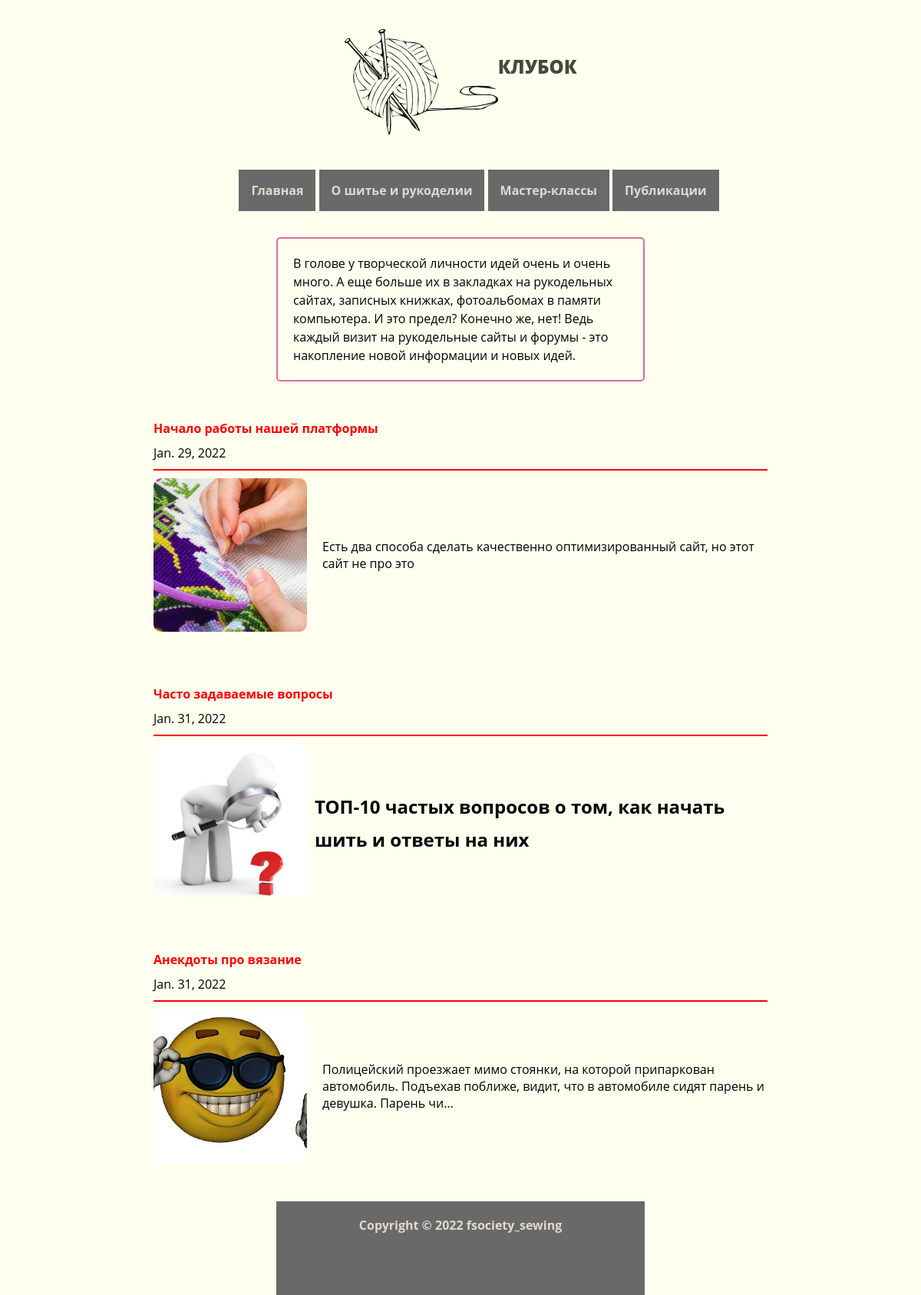
The page /post-list/ on the database its author committed.
### Sewing_site/models.py (models this page shows, shortened)
class Post(models.Model):
	photo_of_preview_post = models.ImageField("Изображение заставки статьи", upload_to = 'photo_of_preview_post/' )
	date_of_post = models.DateField("Дата статьи", default = date.today)
	name_of_post = models.CharField("Название статьи", max_length = 64)
	text_of_post = models.TextField("Текст статьи")
	def get_absolute_url(self):
		return reverse("post-details", kwargs={"pk": self.id})
	class Meta:
		verbose_name = "Статья"
		verbose_name_plural = "Статьи"

### Sewing_site/views.py (the view)
# urls.py: path('post-list/', views.PostsView.as_view(), name = "post-list"),
class PostsView(ListView):
	model = Post
	queryset = Post.objects.all()
	template_name = "Sewing_site/post_list.html"

### Sewing_site/templates/Sewing_site/post_list.html (shortened to what this page needs)
{% extends 'Sewing_site/base.html' %}
{% block content %}
<div class = "content-text">
<p>В голове у творческой личности идей очень и очень много. А еще больше их в закладках на рукодельных сайтах, записных книжках, фотоальбомах в памяти компьютера. И это предел? Конечно же, нет! Ведь каждый визит на рукодельные сайты и форумы - это накопление новой информации и новых идей.</p>
</div>
  {% for post in object_list %}
  <div class = "content-list">
    <div class = "content-list-lable">
      <a href="{{ post.get_absolute_url }}">{{post.name_of_post}}</a>
      <span>{{post.date_of_post}}</span>
    </div>
    <div class = "line"></div>
    <div class = "content-include">
      <img src="{{ post.photo_of_preview_post.url }}" class="img-master-class-preview" alt="{{post.photo_of_preview_post}}">
      <p>{{ post.text_of_post|safe|truncatechars:150 }}</p>
    </div>
    </div>
  {% endfor %}
{% endblock %}

### Sewing_site/static/Sewing_site/style.css (style rules this page uses)
* { margin: 0; padding: 0; box-sizing: border-box; }
.img-master-class-preview { height : 200px; width : 200px; object-fit: cover; object-position: 50% 50%; }
a { text-decoration: none; }
html,body { font-family: 'Open Sans', sans-serif; height: 100%; }
body { background: #FFFFF0; }
.content-text { line-height: 1.5; border:2px solid #de6d94; margin: 30px 34.5% 30px 34.5%; border-radius: 5px; padding: 20px; }
.content-list { margin: 30px 34.5% 30px 34.5%; padding: 20px; }
.content-list img { border-radius: 10px; margin: 0 auto; }
.line { border-bottom: 2px solid #f00; margin: 10px 0px 10px 0px }
.content-list-lable { display: flex; flex-direction: column; }
.content-include { display: flex; flex-wrap: nowrap; align-items: center; justify-content: space-between; }
.content-include p { margin-left: 20px; }
.content-list-lable a { text-decoration: none; color: #f00; font-weight: bold; }
.content-list-lable span { margin-top: 10px; }
@media screen and (max-width: 1750px) { .content-text { line-height: 1.5; border:2px solid #de6d94; margin: 30px 30% 30px 30%; border-radius: 5px; padding: 20px; } }
@media screen and (max-width: 1750px) { .content-list { margin: 30px 15% 30px 15%; padding: 20px; } }
@media screen and (max-width: 1750px) { .content-list img { border-radius: 10px; margin: 0 auto; } }
@media screen and (max-width: 1750px) { .content-include { display: flex; flex-wrap: nowrap; align-items: center; justify-content: space-between; } }
@media screen and (max-width: 1750px) { .content-include p { margin-left: 10px; } }

### rows shown on the page
Post: name_of_post "Начало работы нашей платформы", date_of_post "Jan. 29, 2022", photo_of_preview_post (picture), text_of_post "Есть два способа сделать качественно оптимизированный сайт, но этот сайт не про это"
Post: name_of_post "Часто задаваемые вопросы", date_of_post "Jan. 31, 2022", photo_of_preview_post (picture), text_of_post "ТОП-10 частых вопросов о том, как начать шить и ответы на них"
Post: name_of_post "Анекдоты про вязание", date_of_post "Jan. 31, 2022", photo_of_preview_post (picture), text_of_post "Полицейский проезжает мимо стоянки, на которой припаркован автомобиль. Подъехав поближе, видит, что в автомобиле сидят парень и девушка. Парень чи…"
